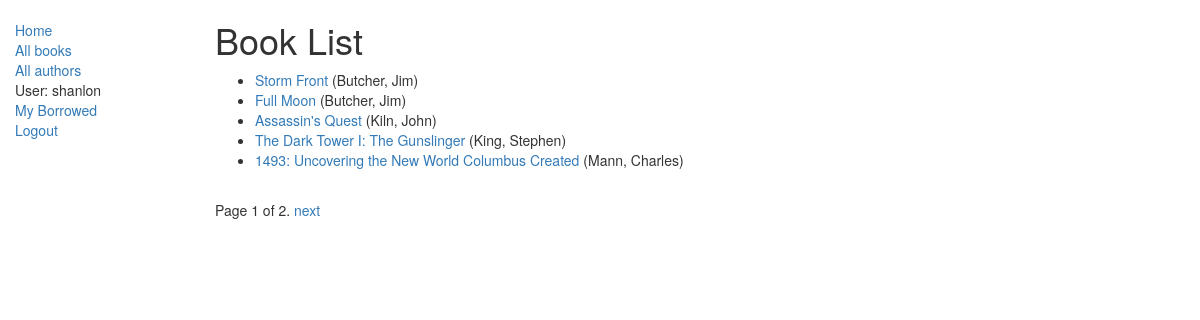
Page /catalog/books/ (signed in) on the committed database.
### catalog/models.py (models this page shows, shortened)
class Book(models.Model):
    title = models.CharField(max_length=256)
    author = models.ForeignKey('Author', on_delete=models.SET_NULL, null=True)
    summary = models.TextField(max_length=1000, help_text="Enter a brief description of the book")
    isbn = models.CharField('ISBN', max_length=13, help_text='13 Character <a href="https://www.isbn-international.org/content/what-isbn">ISBN number</a>')
    genre = models.ManyToManyField(Genre, help_text="Select a genre for this book")
    language = models.ForeignKey('Language', on_delete=models.SET_NULL, null=True)
    def get_absolute_url(self):
        return reverse('book-detail', args=[str(self.id)])
    def display_genre(self):
        """
        Creates a string for the Genre. This is required to display genre in Admin.
        """
        return ', '.join([genre.name for genre in self.genre.all()[:3]])
    display_genre.short_description = 'Genre'

class Author(models.Model):
    first_name = models.CharField(max_length=100)
    last_name = models.CharField(max_length=100)
    date_of_birth = models.DateField(null=True, blank=True)
    date_of_death = models.DateField('Died', null=True, blank=True)
    def __str__(self):
        return f'{self.last_name}, {self.first_name}'
    class Meta:
        ordering = ['last_name']

### catalog/views.py (the view)
class BookListView(LoginRequiredMixin, generic.ListView):
    model = Book
    paginate_by = 5
    book_list = 'my_book_list'  # your own name for the list as a template variable
    queryset = Book.objects.all()  # Get all books
    template_name = '../templates/catalog/book_list.html'  # Specify your own template name/location
    login_url = '/login/'
    redirect_field_name = 'redirect_to'

### catalog/templates/catalog/book_list.html (shortened to what this page needs)
{% extends 'base.html' %}
{% block content %}
    <h1>Book List</h1>
    {% if book_list %}
    <ul>
      {% for book in book_list %}
      <li>
        <a href="{{ book.get_absolute_url }}">{{ book.title }}</a> ({{book.author}})
      </li>
      {% endfor %}
    </ul>
    {% else %}
      <p>There are no books in the library.</p>
    {% endif %}
{% endblock %}

### catalog/templates/base.html (shortened to what this page needs)
<!DOCTYPE html>
<html lang="en">
<head>
  <link rel="stylesheet" href="https://maxcdn.bootstrapcdn.com/bootstrap/3.3.7/css/bootstrap.min.css">
  {% load static %}
  <link rel="stylesheet" href="{% static 'css/styles.css' %}">
</head>
<body>
  <div class="container-fluid">
    <div class="row">
      <div class="col-sm-2">
      {% block sidebar %}
      <ul class="sidebar-nav">
          <li><a href="{% url 'index' %}">Home</a></li>
          <li><a href="{% url 'books' %}">All books</a></li>
          <li><a href="{% url 'authors' %}">All authors</a></li>
      {% if user.is_authenticated %}
          <li>User: {{ user.get_username }}</li>
          <li><a href="{% url 'my-borrowed' %}">My Borrowed</a></li>
          <li><a href="{% url 'logout' %}">Logout</a></li>
       {% else %}
          <li><a href="{% url 'login' %}?next={{request.path}}">Login</a></li>
       {% endif %}
      </ul>
     {% endblock %}
      </div>
      <div class="col-sm-10 ">
      {% block content %}{% endblock %}
        {% block pagination %}
            {% if is_paginated %}
                <div class="pagination">
                  <span class="page-links">
                      <span class="page-current">
                          Page {{ page_obj.number }} of {{ page_obj.paginator.num_pages }}.
                      </span>
                      {% if page_obj.has_next %}
                          <a href="{{ request.path }}?page={{ page_obj.next_page_number }}">next</a>
                      {% endif %}
                  </span>
                </div>
            {% endif %}
        {% endblock %}
      </div>
    </div>
  </div>
</body>
</html>

### static/css/styles.css (style rules this page uses)
.sidebar-nav { margin-top: 20px; padding: 0; list-style: none; }

### rows in the picture
Book: title "Storm Front", author "Butcher, Jim"
Book: title "Full Moon", author "Butcher, Jim"
Book: title "Assassin's Quest", author "Kiln, John"
Book: title "The Dark Tower I: The Gunslinger", author "King, Stephen"
Book: title "1493: Uncovering the New World Columbus Created", author "Mann, Charles"

### other values in the picture
{{ user.get_username }} "shanlon"
{{ page_obj.number }} "1"
{{ page_obj.paginator.num_pages }} "2"
